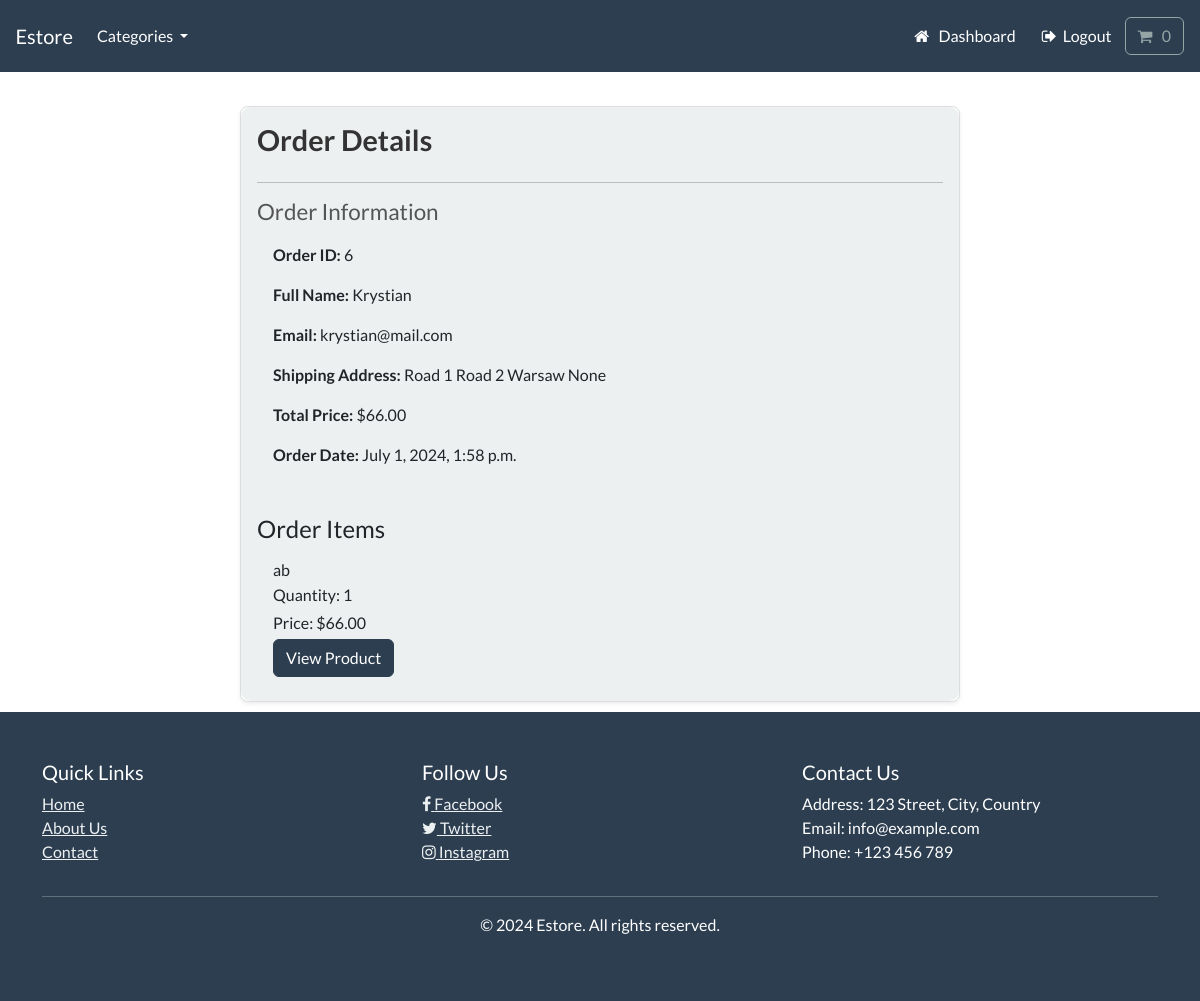
Page /account/order/6 (signed in) on the earlier database version.
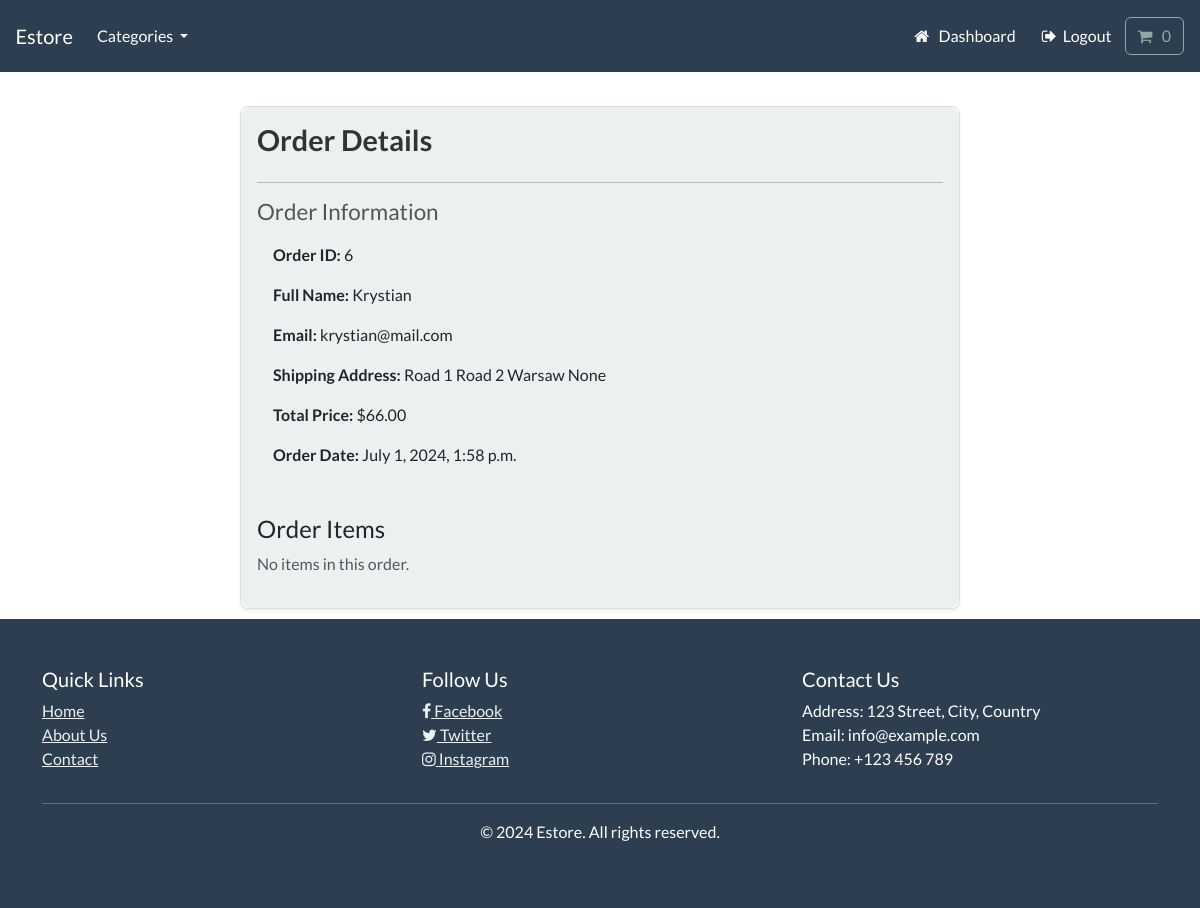
Same page on the later database version.
### payment/models.py (models this page shows, shortened)
class OrderItem(models.Model):
    order = models.ForeignKey(Order, on_delete=models.CASCADE, null=True)
    product = models.ForeignKey(Product, on_delete=models.CASCADE, null=True)
    quantity = models.PositiveBigIntegerField(default=1)
    price = models.DecimalField(max_digits=8, decimal_places=2)

### store/models.py (models this page shows, shortened)
class Product(models.Model):
    category = models.ForeignKey(
        Category, related_name="product", on_delete=models.CASCADE, null=True
    )
    title = models.CharField(max_length=250)
    brand = models.CharField(max_length=250, default="unbranded")
    description = models.TextField(blank=True)
    slug = AutoSlugField(populate_from="title", unique=True)
    price = models.DecimalField(max_digits=6, decimal_places=2)
    default_image = models.ImageField(default="images/default.jpg", upload_to="images")
    class Meta:
        verbose_name_plural = "products"
    def __str__(self):
        return self.title
    def get_absolute_url(self):
        return reverse("product-info", args=[self.slug])

### account/views.py (the view)
# urls.py: path("order/<int:order_id>", views.order_detail_view, name="order-detail"),
@login_required(login_url="my-login")
def order_detail_view(request, order_id):
    try:
        order = get_object_or_404(Order, id=order_id, user=request.user)
        order_items = OrderItem.objects.filter(order=order)
    except:
        return redirect("my-orders")
    context = {"order": order, "order_items": order_items}
    return render(request, "account/order-detail.html", context)

### cart/cart.py (called while the page is built)
    def __len__(self):
        return sum(item["qty"] for item in self.cart.values())

### cart/context_processors.py (called while the page is built)
def cart(request):
    return {"cart": Cart(request)}

### store/models.py (called while the page is built)
    def get_absolute_url(self):
        return reverse("list-category", args=[self.slug])

### store/views.py (called while the page is built)
def categories(request):
    all_categories = Category.objects.all()
    return {"all_categories": all_categories}

### account/templates/account/order-detail.html (shortened to what this page needs)
{% extends "store/base.html" %}
{% load static %}
{% load crispy_forms_tags %}
{% block content %}
<div class="container ">
    <div class="row ">
        <div class="col-md-8 mx-auto">
            <div class="card shadow-sm">
                <div class="card-body bg-light">
                    <h2 class="card-title mb-4">Order Details</h2>
                    <hr>
                    <div class="order-info mb-4">
                        <h4>Order Information</h4>
                        <ul class="list-group list-group-flush">
                            <li class="list-group-item"><strong>Order ID:</strong> {{ order.id }}</li>
                            <li class="list-group-item"><strong>Full Name:</strong> {{ order.full_name }}</li>
                            <li class="list-group-item"><strong>Email:</strong> {{ order.email }}</li>
                            <li class="list-group-item"><strong>Shipping Address:</strong> {{ order.shipping_address }}</li>
                            <li class="list-group-item"><strong>Total Price:</strong> ${{ order.paid_amount }}</li>
                            <li class="list-group-item"><strong>Order Date:</strong> {{ order.order_date }}</li>
                        </ul>
                    </div>
                    <div class="order-items">
                        <h4>Order Items</h4>
                        <div class="list-group">
                            {% for order_item in order_items %}
                            <div class="list-group-item">
                                <h6 class="mb-1">{{ order_item.product }}</h6>
                                <p class="mb-1">Quantity: {{ order_item.quantity }}</p>
                                <p class="mb-1">Price: ${{ order_item.price }}</p>
                                <a href="{{ order_item.product.get_absolute_url }}" class="btn btn-primary">View Product</a>
                            </div>
                            {% empty %}
                                <p class="text-muted">No items in this order.</p>
                            {% endfor %}
                        </div>
                    </div>
                </div>
            </div>
        </div>
    </div>
</div>
{% endblock %}

Differences in the rows shown:
removed OrderItem: product "ab", quantity "1", price "66.00"
Other differences:
text now shown: "No items in this order."
